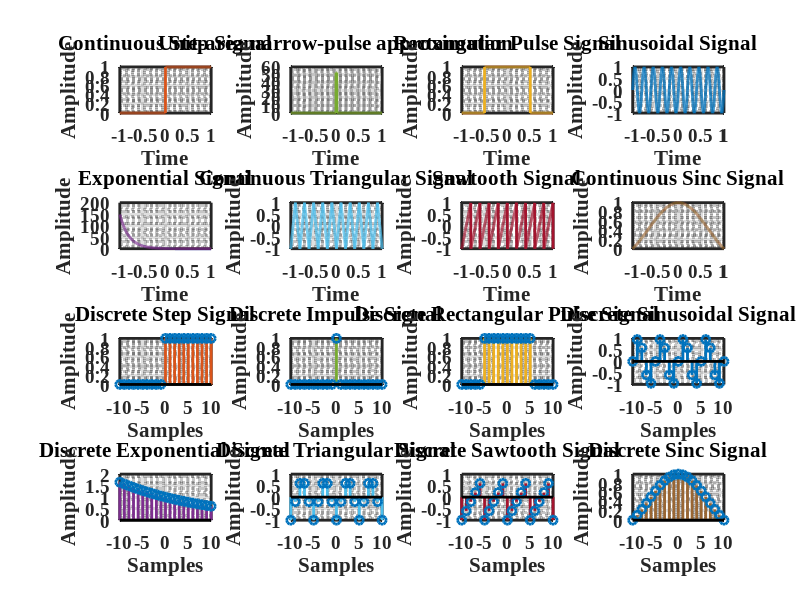

Reproduce this figure in MATLAB. (Note: this script raises an error after producing the figure.)
%% Code Written by Hesam Ghanbarzadeh

% This MATLAB Script Visualizes Various Continuous & Discrete Signals Commonly Used in Signal Processing.
% It Defines a Set of Continuous Signals, Including Step, Impulse, Rectangular Pulse, Sinusoidal, Exponential,
% Triangular, Sawtooth, & Sinc Functions, Followed by Their Discrete Counterparts.
% The Code Customizes Figure Properties for Clear & Consistent Presentation, Then Plots Each Signal
% in a Unique Color & Organized Layout Using Subplots.
% This Project Helps Understand the Characteristics of Basic Signal Types by Providing a Graphical Representation
% & Easy Comparison Between Continuous & Discrete Forms.

%% Start Analysis
clc; clear; close all; warning off

%% Step 1: Set Parameters of Figures
set(0,'DefaultFigureWindowStyle','Docked')
set(0, 'DefaultLineLineWidth', 2, 'DefaultLineMarkerSize', 8, 'DefaultAxesLineWidth', 2, ...
    'DefaultAxesFontName', 'Times New Roman', 'DefaultAxesFontSize', 14, 'DefaultAxesFontWeight', 'Bold');
set(groot,'DefaultAxesXGrid','on'); set(groot,'DefaultAxesYGrid','on'); ...
set(groot,'DefaultAxesXminorGrid','on'); set(groot,'DefaultAxesYminorGrid','on')

%% Step 2: Define Time Parameters
t = -1:0.001:1; % Continuous Time
n = -10:10;    % Discrete Time

%% Step 3: Define Continuous Signals
% Step 3-1: Continuous Step Signal
U_t = t >= 0;

% Step 3-2: Continuous Impulse Signal (Modeled as Small Pulse)
% A finite-width approximation normalized to unit discrete-time area.
Delta_t = double(abs(t) <= 0.01);
Delta_t = Delta_t / (sum(Delta_t) * (t(2)-t(1)));

% Step 3-3: Rectangular Pulse Signal
Pulse_t = (t >= -0.5) & (t <= 0.5);

% Step 3-4: Sinusoidal Signal
F = 5;              
Sin_Wave_t = sin(2 * pi * F * t);

% Step 3-5: Exponential Signal
alpha = -5;
Exp_Wave_t = exp(alpha * t);

% Step 3-6: Triangular Signal
Triangular_Wave_t = sawtooth(2 * pi * F * t, 0.5);

% Step 3-7: Sawtooth Signal
Sawtooth_Wave = sawtooth(2 * pi * F * t);

% Step 3-8: Continuous Sinc Signal
Sinc_Wave_t = sinc(t);

%% Step 4: Define Discrete Signals
% Step 4-1: Discrete Step Signal
U_n = n >= 0;

% Step 4-2: Discrete Impulse Signal (Kronecker Delta)
Delta_n = n == 0;

% Step 4-3: Discrete Rectangular Pulse Signal
Pulse_n = (n >= -5) & (n <= 5); 

% Step 4-4: Discrete Sinusoidal Signal
Fs = 10; F_discrete = 2;  % 2 Hz, strictly below the 5 Hz Nyquist limit
Sin_Wave_n = sin(2 * pi * F_discrete * n / Fs);

% Step 4-5: Discrete Exponential Signal
alpha = -0.05;
Exp_Wave_n = exp(alpha * n);

% Step 4-6: Discrete Triangular Signal
Triangular_Wave_n = sawtooth(2 * pi * F_discrete * n / Fs, 0.5);

% Step 4-7: Discrete Sawtooth Signal
Sawtooth_Wave_n = sawtooth(2 * pi * F_discrete * n / Fs);

% Step 4-8: Discrete Sinc Signal
Sinc_Wave_n = sinc(n / 10);

%% Step 5: Display Signals
% step 5-1: Continuous Signals
figure;
subplot(4, 4, 1);
plot(t, U_t, 'Color', [0.85, 0.33, 0.10]); 
title('Continuous Step Signal');
xlabel('Time'); ylabel('Amplitude');

subplot(4, 4, 2);
plot(t, Delta_t, 'Color', [0.47, 0.67, 0.19]); 
title('Unit-area narrow-pulse approximation');
xlabel('Time'); ylabel('Amplitude');

subplot(4, 4, 3);
plot(t, Pulse_t, 'Color', [0.93, 0.69, 0.13]); 
title('Rectangular Pulse Signal');
xlabel('Time'); ylabel('Amplitude');

subplot(4, 4, 4);
plot(t, Sin_Wave_t, 'Color', [0, 0.45, 0.74]); 
title('Sinusoidal Signal');
xlabel('Time'); ylabel('Amplitude');

subplot(4, 4, 5);
plot(t, Exp_Wave_t, 'Color', [0.49, 0.18, 0.56]); 
title('Exponential Signal');
xlabel('Time'); ylabel('Amplitude');

subplot(4, 4, 6);
plot(t, Triangular_Wave_t, 'Color', [0.30, 0.75, 0.93]); 
title('Continuous Triangular Signal');
xlabel('Time'); ylabel('Amplitude');

subplot(4, 4, 7);
plot(t, Sawtooth_Wave, 'Color', [0.64, 0.08, 0.18]); 
title('Sawtooth Signal');
xlabel('Time'); ylabel('Amplitude');

subplot(4, 4, 8);
plot(t, Sinc_Wave_t, 'Color', [0.60, 0.40, 0.20]); 
title('Continuous Sinc Signal');
xlabel('Time'); ylabel('Amplitude');

% step 5-2: Discrete Signals
subplot(4, 4, 9);
stem(n, U_n, 'LineWidth', 2, 'MarkerSize', 6, 'Color', [0.85, 0.33, 0.10]); 
title('Discrete Step Signal');
xlabel('Samples'); ylabel('Amplitude');

subplot(4, 4, 10);
stem(n, Delta_n, 'LineWidth', 2, 'MarkerSize', 6, 'Color', [0.47, 0.67, 0.19]); 
title('Discrete Impulse Signal');
xlabel('Samples'); ylabel('Amplitude');

subplot(4, 4, 11);
stem(n, Pulse_n, 'LineWidth', 2, 'MarkerSize', 6, 'Color', [0.93, 0.69, 0.13]); 
title('Discrete Rectangular Pulse Signal');
xlabel('Samples'); ylabel('Amplitude');

subplot(4, 4, 12);
stem(n, Sin_Wave_n, 'LineWidth', 2, 'MarkerSize', 6, 'Color', [0, 0.45, 0.74]);
title('Discrete Sinusoidal Signal');
xlabel('Samples'); ylabel('Amplitude');

subplot(4, 4, 13);
stem(n, Exp_Wave_n, 'LineWidth', 2, 'MarkerSize', 6, 'Color', [0.49, 0.18, 0.56]); 
title('Discrete Exponential Signal');
xlabel('Samples'); ylabel('Amplitude');

subplot(4, 4, 14);
stem(n, Triangular_Wave_n, 'LineWidth', 2, 'MarkerSize', 6, 'Color', [0.30, 0.75, 0.93]); 
title('Discrete Triangular Signal');
xlabel('Samples'); ylabel('Amplitude');

subplot(4, 4, 15);
stem(n, Sawtooth_Wave_n, 'LineWidth', 2, 'MarkerSize', 6, 'Color', [0.64, 0.08, 0.18]); 
title('Discrete Sawtooth Signal');
xlabel('Samples'); ylabel('Amplitude');

subplot(4, 4, 16);
stem(n, Sinc_Wave_n, 'LineWidth', 2, 'MarkerSize', 6, 'Color', [0.60, 0.40, 0.20]); 
title('Discrete Sinc Signal');
xlabel('Samples'); ylabel('Amplitude');

% Enhance the display of all plots
sgt = sgtitle('Various Continuous and Discrete Signal Types');
set(sgt, 'FontName', 'Times New Roman', 'FontSize', 18);
